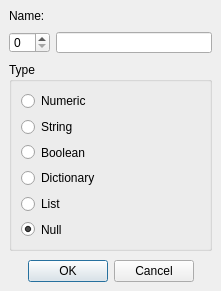
<?xml version="1.0" encoding="UTF-8"?>
<ui version="4.0">
 <class>CustomPropertyOptionsDialog</class>
 <widget class="QDialog" name="CustomPropertyOptionsDialog">
  <property name="windowModality">
   <enum>Qt::NonModal</enum>
  </property>
  <property name="geometry">
   <rect>
    <x>0</x>
    <y>0</y>
    <width>221</width>
    <height>291</height>
   </rect>
  </property>
  <property name="sizePolicy">
   <sizepolicy hsizetype="Fixed" vsizetype="Fixed">
    <horstretch>0</horstretch>
    <verstretch>0</verstretch>
   </sizepolicy>
  </property>
  <property name="windowTitle">
   <string notr="true"/>
  </property>
  <property name="modal">
   <bool>true</bool>
  </property>
  <layout class="QVBoxLayout" name="verticalLayout_2">
   <property name="spacing">
    <number>9</number>
   </property>
   <property name="leftMargin">
    <number>9</number>
   </property>
   <property name="topMargin">
    <number>9</number>
   </property>
   <property name="rightMargin">
    <number>9</number>
   </property>
   <property name="bottomMargin">
    <number>9</number>
   </property>
   <item>
    <widget class="QLabel" name="label">
     <property name="maximumSize">
      <size>
       <width>16777215</width>
       <height>17</height>
      </size>
     </property>
     <property name="text">
      <string>Name:</string>
     </property>
     <property name="margin">
      <number>2</number>
     </property>
    </widget>
   </item>
   <item>
    <widget class="QWidget" name="widget" native="true">
     <property name="minimumSize">
      <size>
       <width>0</width>
       <height>21</height>
      </size>
     </property>
     <property name="maximumSize">
      <size>
       <width>16777215</width>
       <height>21</height>
      </size>
     </property>
     <layout class="QHBoxLayout" name="horizontalLayout">
      <property name="leftMargin">
       <number>0</number>
      </property>
      <property name="topMargin">
       <number>0</number>
      </property>
      <property name="rightMargin">
       <number>0</number>
      </property>
      <property name="bottomMargin">
       <number>0</number>
      </property>
      <item>
       <widget class="QSpinBox" name="editIndex"/>
      </item>
      <item>
       <widget class="QLineEdit" name="editName"/>
      </item>
     </layout>
    </widget>
   </item>
   <item>
    <widget class="QGroupBox" name="typeBox">
     <property name="minimumSize">
      <size>
       <width>0</width>
       <height>141</height>
      </size>
     </property>
     <property name="title">
      <string>Type</string>
     </property>
     <layout class="QVBoxLayout" name="verticalLayout">
      <item>
       <widget class="QRadioButton" name="rbNumeric">
        <property name="text">
         <string>Numeric</string>
        </property>
        <property name="checked">
         <bool>false</bool>
        </property>
       </widget>
      </item>
      <item>
       <widget class="QRadioButton" name="rbString">
        <property name="text">
         <string>String</string>
        </property>
        <property name="checked">
         <bool>false</bool>
        </property>
       </widget>
      </item>
      <item>
       <widget class="QRadioButton" name="rbBoolean">
        <property name="text">
         <string>Boolean</string>
        </property>
       </widget>
      </item>
      <item>
       <widget class="QRadioButton" name="rbDictionary">
        <property name="text">
         <string>Dictionary</string>
        </property>
       </widget>
      </item>
      <item>
       <widget class="QRadioButton" name="rbList">
        <property name="text">
         <string>List</string>
        </property>
       </widget>
      </item>
      <item>
       <widget class="QRadioButton" name="rbNull">
        <property name="text">
         <string>Null</string>
        </property>
        <property name="checked">
         <bool>true</bool>
        </property>
       </widget>
      </item>
     </layout>
    </widget>
   </item>
   <item>
    <widget class="QDialogButtonBox" name="buttonBox">
     <property name="standardButtons">
      <set>QDialogButtonBox::Cancel|QDialogButtonBox::Ok</set>
     </property>
     <property name="centerButtons">
      <bool>true</bool>
     </property>
    </widget>
   </item>
  </layout>
 </widget>
 <resources/>
 <connections/>
</ui>
